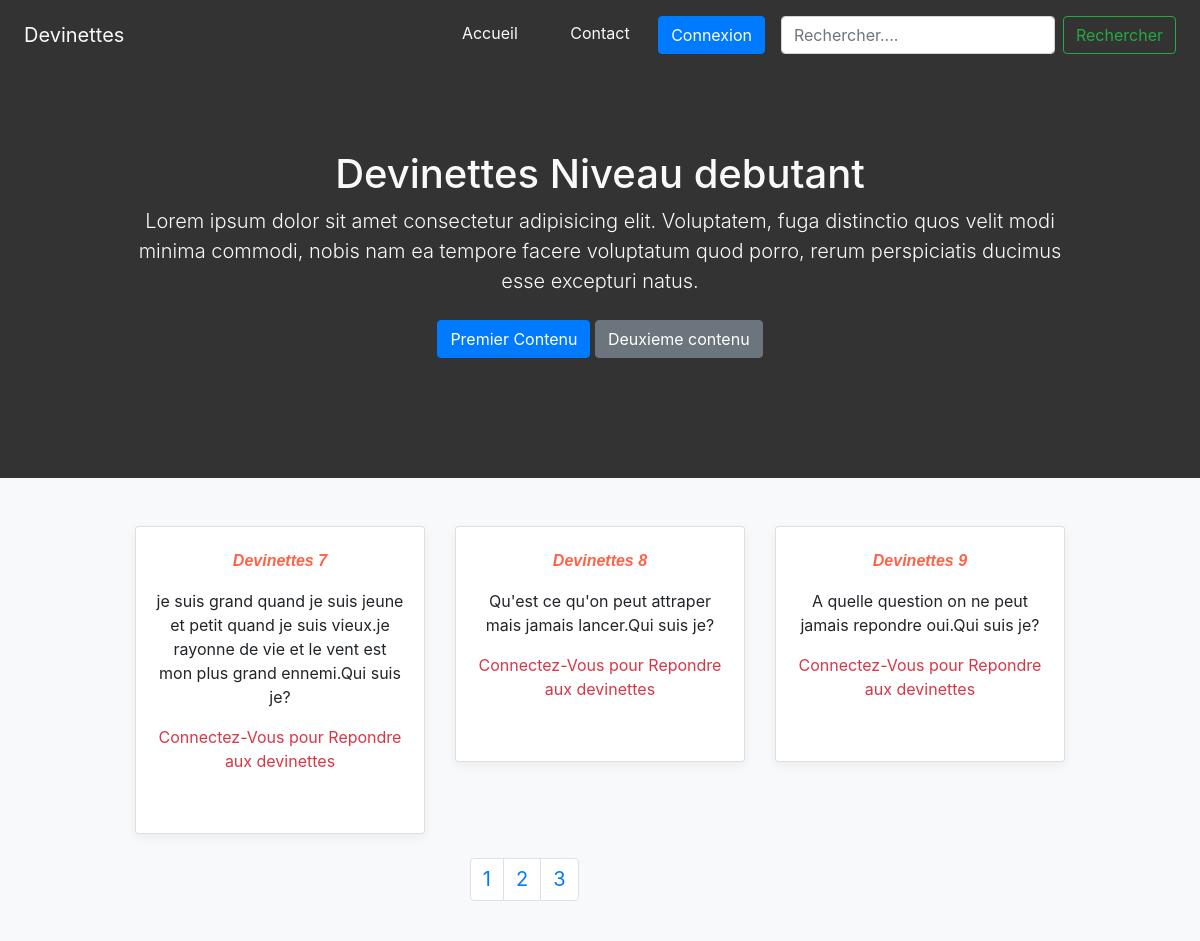
/?page=3, run on the app's committed database.
### tables this page shows
CREATE TABLE `devinettes` (
  `id` int NOT NULL AUTO_INCREMENT,
  `name` varchar(200) NOT NULL,
  `solution` varchar(200) NOT NULL,
  PRIMARY KEY (`id`)
);

### index.php (the view, shortened to what this page needs)
<?php
      global $conn;
      $resultat=3;
      $host=$conn->prepare("select count(*) from devinettes");
      $host->execute();
      $total=$host->fetchColumn();
      $page=isset($_GET["page"]) ? (int)$_GET["page"] : 1;
      $offset=($page - 1) * $resultat;
      $sql="SELECT * FROM devinettes LIMIT :limit OFFSET :offset";
      $host=$conn->prepare($sql);
      $host->bindValue(':limit',$resultat,PDO::PARAM_INT);
      $host->bindValue(':offset',$offset,PDO::PARAM_INT);
      $host->execute();
      $total_pages=ceil($total/$resultat);
    if(!empty($_POST)){
      $results=search();
    }else{
      $results=$host->fetchAll(PDO::FETCH_ASSOC);
    }
?>
<!doctype html>
<html lang="en">
  <head>
    <link href="assets/css/bootstrap.min.css" rel="stylesheet">
    <link href="assets/css/pricing.css" rel="stylesheet">
    <link rel="stylesheet" href="assets/css/page.css">
  </head>
<body class="text-center" >
    <div class="d-flex flex-column flex-md-row align-items-center p-3 px-md-4 mb-3">
      <h5 class="text-light my-0 mr-md-auto font-weight-normal">Devinettes</h5>
      <nav class="my-2 my-md-0 mr-md-3">
        <a class="p-4 text-light" href="#">Accueil</a>
        <a class="p-4 text-light" href="View/client/check.php">Contact</a>
        <?php if(!$_SESSION['user']):?>
          <a class="btn btn-primary" href="View/sign.php">Connexion</a>
        <?php else: ?>
          <a class="btn btn-danger" href="Utils/dec.php">Deconnexion</a>
        <?php endif ?>
      </nav>
      <form class="form-inline mt-2 mt-md-0" method="post">
        <input class="form-control mr-sm-2" type="text" placeholder="Rechercher...." aria-label="Search" name="search">
        <button class="btn btn-outline-success my-2 my-sm-0" type="submit">Rechercher</button>
      </form>
    </div>
    <main role="main">
        <section class="jumbotron text-center kk text-light">
          <div class="container">
            <h1 class="jumbotron-heading">Devinettes Niveau debutant</h1>
            <p class="lead text-light">Lorem ipsum dolor sit amet consectetur adipisicing elit. Voluptatem, fuga distinctio quos velit modi minima commodi, nobis nam ea tempore facere voluptatum quod porro, rerum perspiciatis ducimus esse excepturi natus.</p>
            <p>
              <a href="?page=1" class="btn btn-primary my-2">Premier Contenu</a>
              <a href="?page=2" class="btn btn-secondary my-2">Deuxieme contenu</a>
            </p>
          </div>
        </section>
        <div class="album py-5 bg-light" id="mere">
          <div class="container">
            <div class="row">
            <?php foreach($results as $res):?>
                <div class="col-md-4">
                  <div class="card mb-4 box-shadow">
                    <div class="card-body">
                      <p class="jj">Devinettes <?php echo $res["id"]?></p>
                      <p class="card-text"><?php echo $res["name"]?>.Qui suis je?</p>
                      <div class="d-flex justify-content-between align-items-center">
                        <?php if(!$_SESSION["user"]):?>
                          <div>
                            <p class="text-danger">Connectez-Vous pour Repondre aux devinettes</p></br>
                          </div>
                        <?php endif?>
                     </div>
                    </div>
                  </div>
                </div>
            <?php endforeach ?>
            <?php if(!$results):?>
                  <div class="text-center">
                    <p class="text-danger">Aucun resultat pour cette recherche</p>
                  </div>
            <?php else:?>
              <div class="container">
                <nav aria-label="..." class="Niv" >
                    <ul class="pagination">
                      <?php for ($i=1; $i <=$total_pages ; $i++):?>
                        <li class="page-item">
                            <a class="page-link" href="?page=<?=$i?>"><?=$i?></a>
                        </li>
                      <?php endfor ?>
                    </ul>
                </nav>
              </div>
            <?php endif?>
            </div>
          </div>
        </div>
      </main>
</body>
</html>

### assets/css/pricing.css (style rules this page uses)
html { font-size: 14px; }
@media (min-width: 768px) { html { font-size: 16px; } }
.container { max-width: 960px; }
.box-shadow { box-shadow: 0 .25rem .75rem rgba(0, 0, 0, .05); }
html,body,.kk { height: 100%; background-color: #333; }
.Niv { align-items: center; justify-content: center; text-align: center; font-size: 20px; height: 35px; margin-left: 36%; width:500px; }
.jj { font-family: Verdana, Geneva, Tahoma, sans-serif; font-style: italic; font-weight: bolder; color: tomato; padding-top: 2px; }

### data on the page
devinettes: id "7", name "je suis grand quand je suis jeune et petit quand je suis vieux.je rayonne de vie et le vent est mon plus grand ennemi"
devinettes: id "8", name "Qu'est ce qu'on peut attraper mais jamais lancer"
devinettes: id "9", name "A quelle question on ne peut jamais repondre oui"
